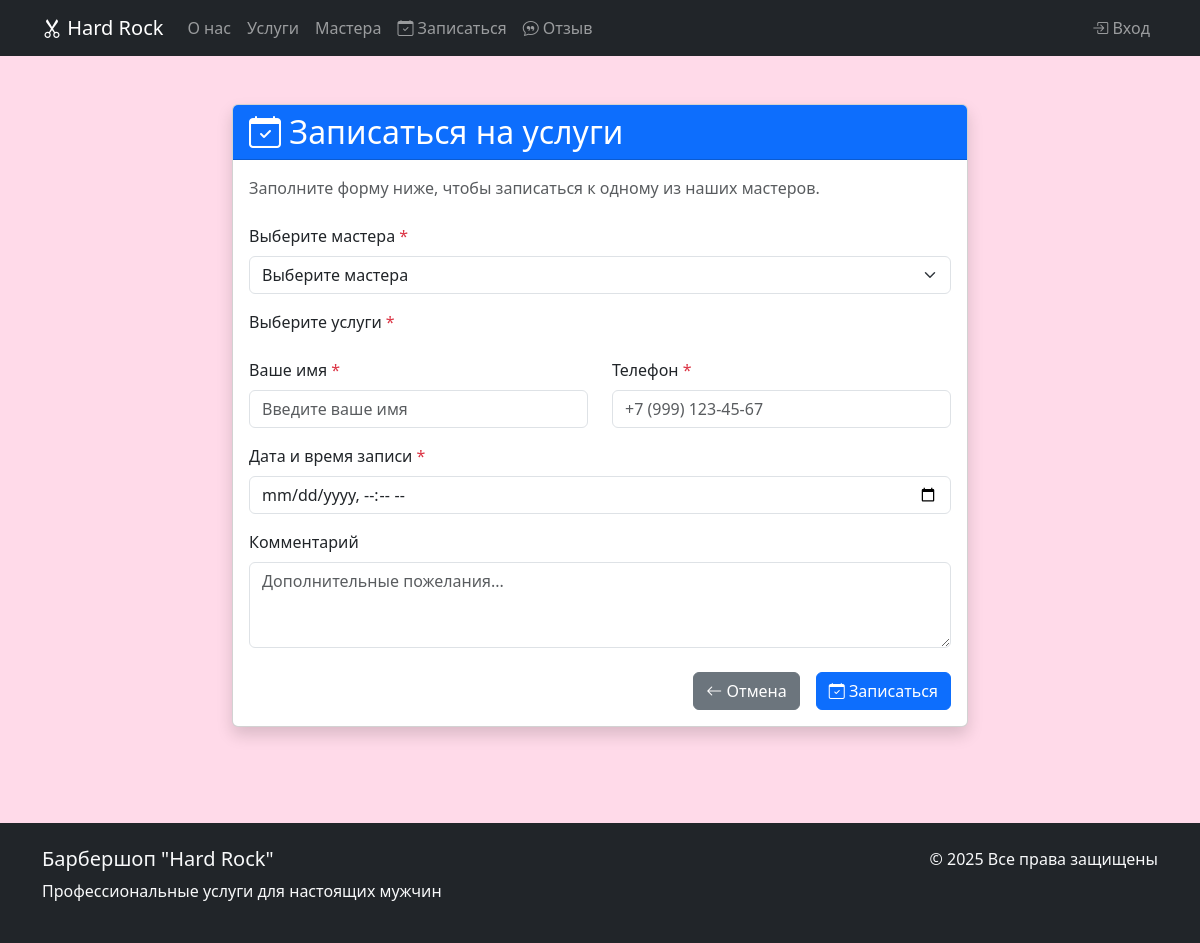
The app's page /order/create/, older data.
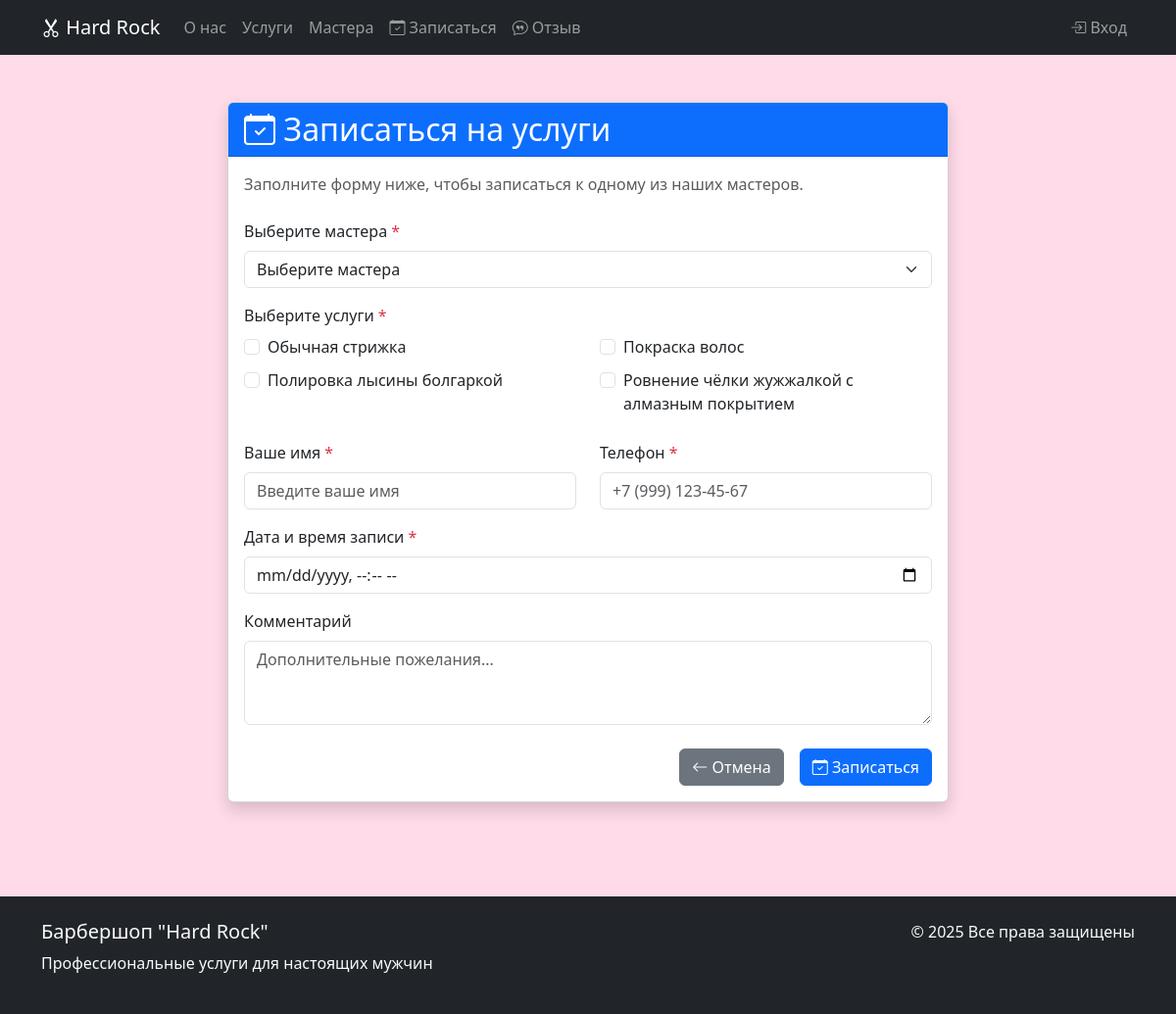
The same page, newer data.
### core/models.py (models this page shows)
class Service(models.Model):
    name = models.CharField(max_length=200, verbose_name="Название")
    description = models.TextField(blank=True, verbose_name="Описание")
    price = models.DecimalField(max_digits=10, decimal_places=2, verbose_name="Цена")
    duration = models.PositiveIntegerField(verbose_name="Длительность", help_text="Время выполнения в минутах")
    is_popular = models.BooleanField(default=False, verbose_name="Популярная услуга")
    image = models.ImageField(upload_to="services/", blank=True, verbose_name="Изображение")
    class Meta:
        verbose_name = "Услуга"
        verbose_name_plural = "Услуги"
        ordering = ['name']
    def __str__(self):
        return self.name

### core/views.py (the view)
# urls.py: path('order/create/', create_order, name='create_order'),
def create_order(request):
    if request.method == 'POST':
        form = OrderForm(request.POST)
        if form.is_valid():
            order = form.save(commit=False)
            order.status = 'not_approved'
            order.save()
            form.save_m2m()
            return redirect('thanks')
    else:
        form = OrderForm()
    context = {
        'title': 'Записаться на услуги',
        'form': form,
    }
    return render(request, 'create_order.html', context)

### core/context_processors.py (called while the page is built)
def menu_context(request):
    context = {
        'site_name': 'Барбершоп "Hard Rock"',
        'current_year': 2025,
        'menu_items': [
            {'name': 'О нас', 'url': '#about', 'anchor': True},
            {'name': 'Услуги', 'url': '#services', 'anchor': True},
            {'name': 'Мастера', 'url': '#masters', 'anchor': True},
            {'name': 'Запись', 'url': '#booking', 'anchor': True},
        ]
    }
    if request.user.is_authenticated and request.user.is_staff:
        context['staff_menu_items'] = [
            {'name': 'Заявки', 'url': 'orders_list', 'icon': 'bi-list-ul'},
        ]
    return context

### core/models.py (called while the page is built)
    def __str__(self):
        return self.name

### templates/create_order.html (shortened to what this page needs)
{% extends "base.html" %}
{% load static %}
{% block content %}
<div class="container py-5">
    <div class="row justify-content-center">
        <div class="col-lg-8">
            <div class="card shadow">
                <div class="card-header bg-primary text-white">
                    <h2 class="mb-0">
                        <i class="bi bi-calendar-check"></i> Записаться на услуги
                    </h2>
                </div>
                <div class="card-body">
                    <p class="text-muted mb-4">
                        Заполните форму ниже, чтобы записаться к одному из наших мастеров.
                    </p>
                    <form method="post" novalidate>
                        <div class="mb-3">
                            <label for="{{ form.master.id_for_label }}" class="form-label">
                                {{ form.master.label }} <span class="text-danger">*</span>
                            </label>
                            {{ form.master }}
                        </div>
                        <div class="mb-3">
                            <label class="form-label">
                                {{ form.services.label }} <span class="text-danger">*</span>
                            </label>
                            <div class="row">
                                {% for choice in form.services %}
                                    <div class="col-md-6 mb-2">
                                        <div class="form-check">
                                            {{ choice.tag }}
                                            <label class="form-check-label" for="{{ choice.id_for_label }}">
                                                {{ choice.choice_label }}
                                            </label>
                                        </div>
                                    </div>
                                {% endfor %}
                            </div>
                        </div>
                        <div class="row">
                            <div class="col-md-6 mb-3">
                                <label for="{{ form.client_name.id_for_label }}" class="form-label">
                                    {{ form.client_name.label }} <span class="text-danger">*</span>
                                </label>
                                {{ form.client_name }}
                            </div>
                            <div class="col-md-6 mb-3">
                                <label for="{{ form.phone.id_for_label }}" class="form-label">
                                    {{ form.phone.label }} <span class="text-danger">*</span>
                                </label>
                                {{ form.phone }}
                            </div>
                        </div>
                        <div class="mb-3">
                            <label for="{{ form.appointment_date.id_for_label }}" class="form-label">
                                {{ form.appointment_date.label }} <span class="text-danger">*</span>
                            </label>
                            {{ form.appointment_date }}
                        </div>
                        <div class="mb-4">
                            <label for="{{ form.comment.id_for_label }}" class="form-label">
                                {{ form.comment.label }}
                            </label>
                            {{ form.comment }}
                        </div>
                        <div class="d-grid gap-2 d-md-flex justify-content-md-end">
                            <a href="{% url 'landing' %}" class="btn btn-secondary me-md-2">
                                <i class="bi bi-arrow-left"></i> Отмена
                            </a>
                            <button type="submit" class="btn btn-primary">
                                <i class="bi bi-calendar-check"></i> Записаться
                            </button>
                        </div>
                    </form>
                </div>
            </div>
        </div>
    </div>
</div>
{% endblock %}

Row changes from the older to the newer data that the page shows:
added Service: choice_label "Обычная стрижка"
added Service: choice_label "Покраска волос"
added Service: choice_label "Полировка лысины болгаркой"
added Service: choice_label "Ровнение чёлки жужжалкой с алмазным покрытием"
